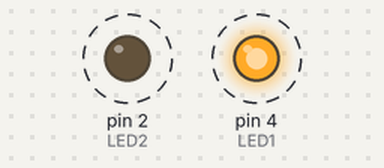
A sketch run on a simulated Arduino Uno, built with avr-gcc and run on an emulated ATmega328P. Shown: output pins drawn as LEDs (lit = HIGH). Dashed ring = blinking.

Above: at 0.1 s.
Timing chart, 0 to 3.0 s (numbered marks = the images above):
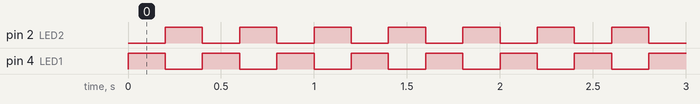

Measured:
- by itself, pin 2 (LED2), pin 4 (LED1): alternates HIGH for 0.20 s and LOW for 0.20 s

The sketch:

HomerElGrande.ino
```cpp
#define LED1 4
#define LED2 2
void setup()
{
  // put your setup code here, to run once:
  pinMode(LED1, OUTPUT);
  pinMode(LED2, OUTPUT);
}

void loop()
{
  // put your main code here, to run repeatedly:
  digitalWrite(LED1, HIGH);
  digitalWrite(LED2, LOW);
  delay(200);
  digitalWrite(LED1, LOW);
  digitalWrite(LED2, HIGH);
  delay(200);

}
```
